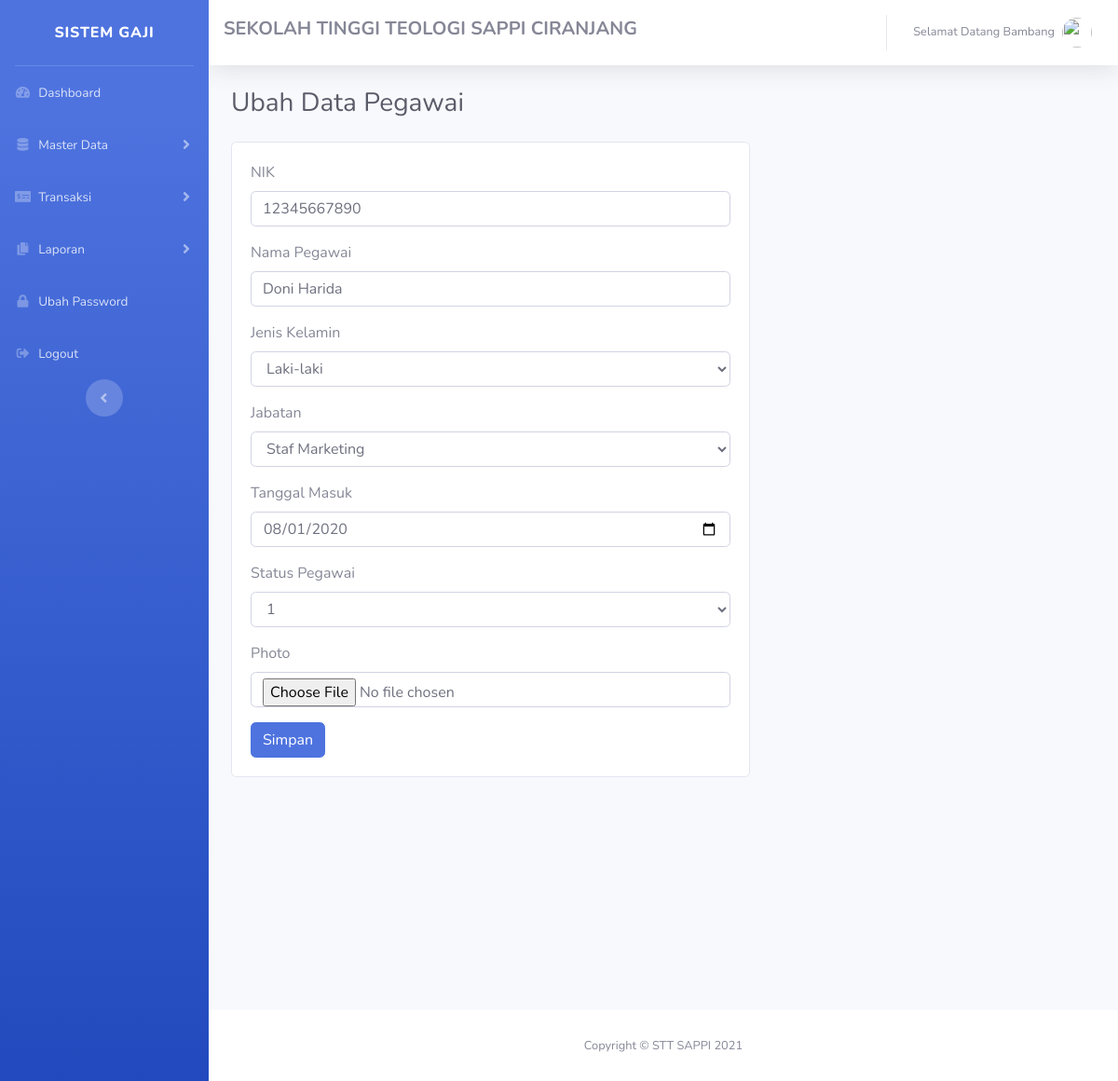
The page /admin/dataPegawai/updateData/1 on the database as committed earlier.
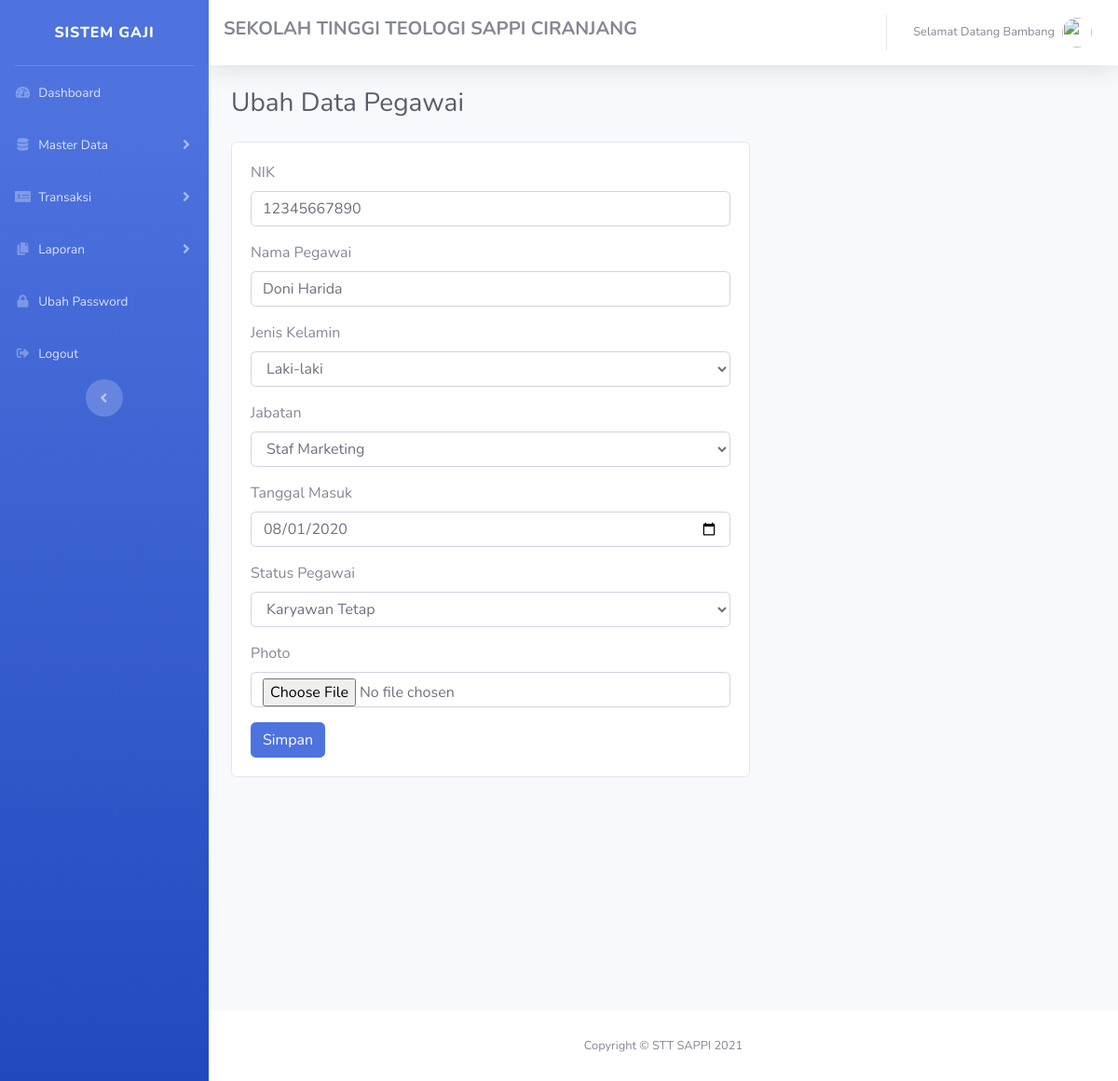
The same page on the database as committed later.
### tables this page shows
CREATE TABLE `data_pegawai` (
  `id_pegawai` int(11) NOT NULL,
  `nik` varchar(50) NOT NULL,
  `nama_pegawai` varchar(225) NOT NULL,
  `jenis_kelamin` varchar(20) NOT NULL,
  `jabatan` varchar(50) NOT NULL,
  `tanggal_masuk` date NOT NULL,
  `status` varchar(50) NOT NULL,
  `photo` varchar(225) NOT NULL
);

### application/controllers/admin/DataPegawai.php (called while the page is built, shortened)
<?php
class DataPegawai extends CI_Controller
{
  public function updateData($id)
  {
    $data['judul'] = 'Ubah Data Pegawai';
    $data['jabatan'] = $this->penggajianModel->getData('data_jabatan')->result();
    $data['pegawai'] = $this->db->query("SELECT * FROM data_pegawai WHERE id_pegawai = '$id'")->result();
    $this->load->view('templates_admin/header', $data);
    $this->load->view('templates_admin/sidebar');
    $this->load->view('admin/formUpdatePegawai', $data);
    $this->load->view('templates_admin/footer');
  }
}

### index.php (called while the page is built, shortened)
<?php
require_once BASEPATH.'core/CodeIgniter.php';

### application/views/admin/formUpdatePegawai.php (the view, shortened to what this page needs)
<div class="container-fluid">
  <div class="d-sm-flex align-items-center justify-content-between mb-4">
    <h1 class="h3 mb-0 text-gray-800"><?= $judul; ?></h1>
  </div>
  <div class="card" style="width: 60%;">
    <div class="card-body">
      <?php foreach ($pegawai as $p) : ?>
        <form method="POST" action="<?= base_url('admin/dataPegawai/updateDataAksi') ?>" enctype="multipart/form-data">
          <div class="form-group">
            <label>NIK</label>
            <input type="number" name="nik" class="form-control" value="<?= $p->nik ?>">
          </div>
          <div class="form-group">
            <label>Nama Pegawai</label>
            <input type="text" name="nama_pegawai" class="form-control" value="<?= $p->nama_pegawai ?>">
          </div>
          <div class="form-group">
            <label>Jenis Kelamin</label>
            <select name="jenis_kelamin" class="form-control">
              <option value="<?= $p->jenis_kelamin ?>"><?= $p->jenis_kelamin ?></option>
            </select>
          </div>
          <div class="form-group">
            <label>Jabatan</label>
            <select name="jabatan" class="form-control">
              <option value="<?= $p->jabatan ?>"><?= $p->jabatan ?></option>
            </select>
          </div>
          <div class="form-group">
            <label>Tanggal Masuk</label>
            <input type="date" name="tanggal_masuk" class="form-control" value="<?= $p->tanggal_masuk ?>">
          </div>
          <div class="form-group">
            <label>Status Pegawai</label>
            <select name="status" class="form-control">
              <option value="<?= $p->status ?>"><?= $p->status ?></option>
            </select>
          </div>
          <div class="form-group">
            <label>Photo</label>
            <input type="file" name="photo" class="form-control">
          </div>
          <button type="submit" class="btn btn-primary">Simpan</button>
        </form>
      <?php endforeach; ?>
    </div>
  </div>
</div>

Rows that differ between the two databases and show on the page:
changed data_pegawai "Doni Harida": status "1" → "Karyawan Tetap"
